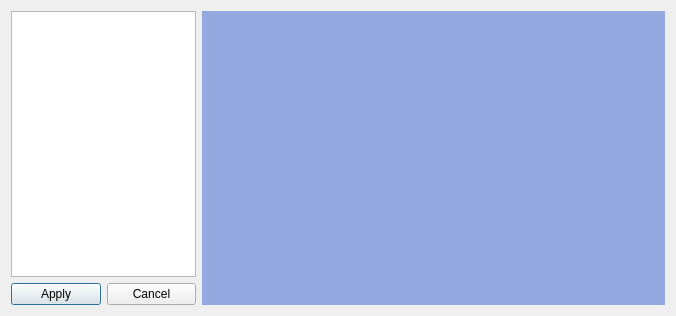
<?xml version="1.0" encoding="UTF-8"?>
<ui version="4.0">
 <class>EditMediaAttachment</class>
 <widget class="QDialog" name="EditMediaAttachment">
  <property name="geometry">
   <rect>
    <x>0</x>
    <y>0</y>
    <width>676</width>
    <height>316</height>
   </rect>
  </property>
  <property name="windowTitle">
   <string>Edit Media Attachment</string>
  </property>
  <property name="windowIcon">
   <iconset>
    <normalon>../icons/mammudon_icon.png</normalon>
   </iconset>
  </property>
  <property name="modal">
   <bool>true</bool>
  </property>
  <layout class="QHBoxLayout" name="horizontalLayout_2" stretch="2,5">
   <item>
    <layout class="QVBoxLayout" name="verticalLayout" stretch="0,0">
     <item>
      <widget class="QPlainTextEdit" name="descriptionEdit">
       <property name="sizePolicy">
        <sizepolicy hsizetype="Preferred" vsizetype="Expanding">
         <horstretch>0</horstretch>
         <verstretch>0</verstretch>
        </sizepolicy>
       </property>
       <property name="minimumSize">
        <size>
         <width>3</width>
         <height>0</height>
        </size>
       </property>
       <property name="plainText">
        <string/>
       </property>
      </widget>
     </item>
     <item>
      <layout class="QHBoxLayout" name="horizontalLayout">
       <item>
        <widget class="QPushButton" name="applyButton">
         <property name="sizePolicy">
          <sizepolicy hsizetype="Preferred" vsizetype="Fixed">
           <horstretch>0</horstretch>
           <verstretch>0</verstretch>
          </sizepolicy>
         </property>
         <property name="minimumSize">
          <size>
           <width>0</width>
           <height>0</height>
          </size>
         </property>
         <property name="text">
          <string>Apply</string>
         </property>
        </widget>
       </item>
       <item>
        <widget class="QPushButton" name="cancelButton">
         <property name="sizePolicy">
          <sizepolicy hsizetype="Preferred" vsizetype="Fixed">
           <horstretch>0</horstretch>
           <verstretch>0</verstretch>
          </sizepolicy>
         </property>
         <property name="text">
          <string>Cancel</string>
         </property>
        </widget>
       </item>
      </layout>
     </item>
    </layout>
   </item>
   <item>
    <widget class="QWidget" name="mediaCanvas" native="true">
     <property name="sizePolicy">
      <sizepolicy hsizetype="MinimumExpanding" vsizetype="MinimumExpanding">
       <horstretch>0</horstretch>
       <verstretch>0</verstretch>
      </sizepolicy>
     </property>
     <property name="baseSize">
      <size>
       <width>0</width>
       <height>0</height>
      </size>
     </property>
     <property name="palette">
      <palette>
       <active>
        <colorrole role="Window">
         <brush brushstyle="SolidPattern">
          <color alpha="255">
           <red>148</red>
           <green>169</green>
           <blue>224</blue>
          </color>
         </brush>
        </colorrole>
       </active>
       <inactive>
        <colorrole role="Window">
         <brush brushstyle="SolidPattern">
          <color alpha="255">
           <red>148</red>
           <green>169</green>
           <blue>224</blue>
          </color>
         </brush>
        </colorrole>
       </inactive>
       <disabled>
        <colorrole role="Base">
         <brush brushstyle="SolidPattern">
          <color alpha="255">
           <red>148</red>
           <green>169</green>
           <blue>224</blue>
          </color>
         </brush>
        </colorrole>
        <colorrole role="Window">
         <brush brushstyle="SolidPattern">
          <color alpha="255">
           <red>148</red>
           <green>169</green>
           <blue>224</blue>
          </color>
         </brush>
        </colorrole>
       </disabled>
      </palette>
     </property>
     <property name="autoFillBackground">
      <bool>true</bool>
     </property>
     <widget class="QLabel" name="focusLabel">
      <property name="geometry">
       <rect>
        <x>20</x>
        <y>10</y>
        <width>64</width>
        <height>64</height>
       </rect>
      </property>
      <property name="palette">
       <palette>
        <active>
         <colorrole role="WindowText">
          <brush brushstyle="SolidPattern">
           <color alpha="128">
            <red>20</red>
            <green>19</green>
            <blue>18</blue>
           </color>
          </brush>
         </colorrole>
         <colorrole role="Window">
          <brush brushstyle="SolidPattern">
           <color alpha="128">
            <red>255</red>
            <green>255</green>
            <blue>255</blue>
           </color>
          </brush>
         </colorrole>
        </active>
        <inactive>
         <colorrole role="WindowText">
          <brush brushstyle="SolidPattern">
           <color alpha="128">
            <red>20</red>
            <green>19</green>
            <blue>18</blue>
           </color>
          </brush>
         </colorrole>
         <colorrole role="Window">
          <brush brushstyle="SolidPattern">
           <color alpha="128">
            <red>255</red>
            <green>255</green>
            <blue>255</blue>
           </color>
          </brush>
         </colorrole>
        </inactive>
        <disabled>
         <colorrole role="Base">
          <brush brushstyle="SolidPattern">
           <color alpha="128">
            <red>255</red>
            <green>255</green>
            <blue>255</blue>
           </color>
          </brush>
         </colorrole>
         <colorrole role="Window">
          <brush brushstyle="SolidPattern">
           <color alpha="128">
            <red>255</red>
            <green>255</green>
            <blue>255</blue>
           </color>
          </brush>
         </colorrole>
        </disabled>
       </palette>
      </property>
      <property name="font">
       <font>
        <pointsize>36</pointsize>
       </font>
      </property>
      <property name="cursor">
       <cursorShape>CrossCursor</cursorShape>
      </property>
      <property name="autoFillBackground">
       <bool>false</bool>
      </property>
      <property name="textFormat">
       <enum>Qt::PlainText</enum>
      </property>
      <property name="pixmap">
       <pixmap>../icons/focus_point.png</pixmap>
      </property>
      <property name="alignment">
       <set>Qt::AlignCenter</set>
      </property>
     </widget>
     <widget class="QLabel" name="mediaLabel">
      <property name="geometry">
       <rect>
        <x>110</x>
        <y>50</y>
        <width>304</width>
        <height>180</height>
       </rect>
      </property>
      <property name="sizePolicy">
       <sizepolicy hsizetype="MinimumExpanding" vsizetype="Preferred">
        <horstretch>0</horstretch>
        <verstretch>0</verstretch>
       </sizepolicy>
      </property>
      <property name="minimumSize">
       <size>
        <width>0</width>
        <height>0</height>
       </size>
      </property>
      <property name="autoFillBackground">
       <bool>true</bool>
      </property>
      <property name="lineWidth">
       <number>0</number>
      </property>
      <property name="text">
       <string/>
      </property>
      <property name="pixmap">
       <pixmap>../images/image_media.png</pixmap>
      </property>
      <property name="scaledContents">
       <bool>true</bool>
      </property>
      <property name="alignment">
       <set>Qt::AlignCenter</set>
      </property>
     </widget>
     <zorder>mediaLabel</zorder>
     <zorder>focusLabel</zorder>
    </widget>
   </item>
  </layout>
 </widget>
 <resources/>
 <connections/>
</ui>
